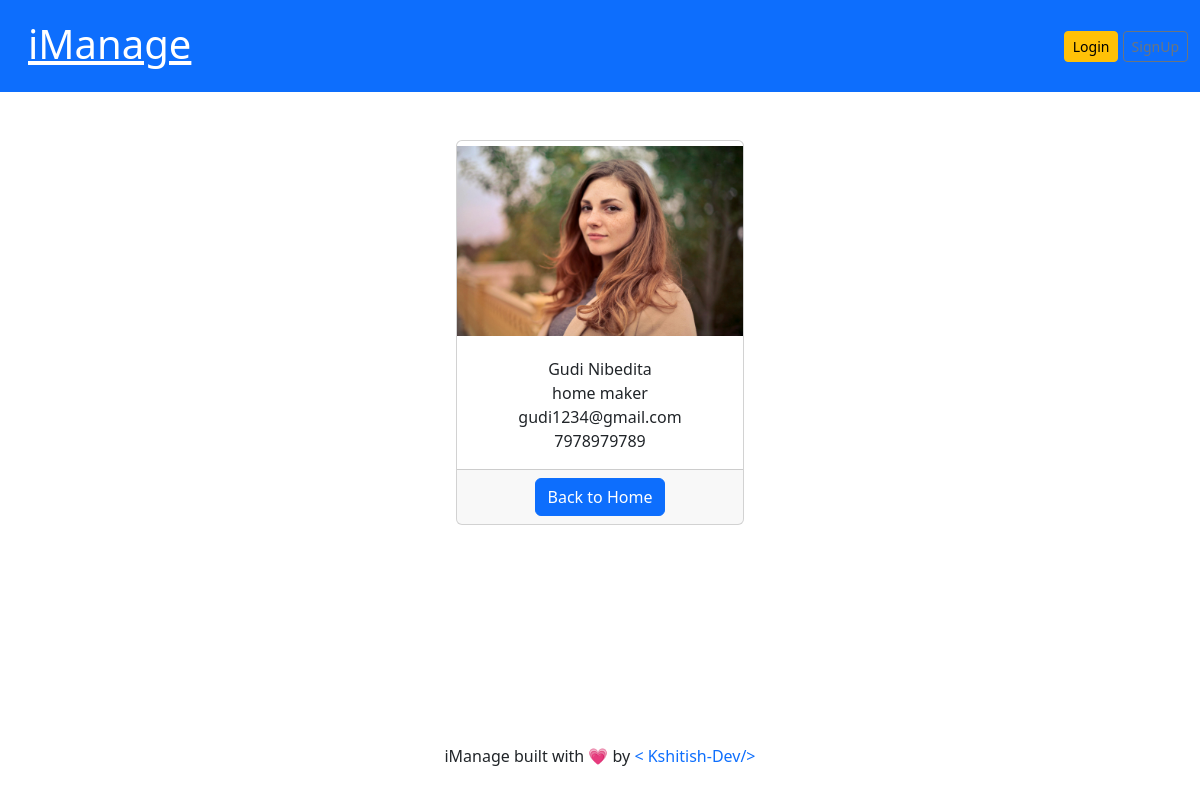
The app's page /employees/7/ with its own data.
### employees/models.py (models this page shows, shortened)
class  Employee(models.Model):
    first_name = models.CharField(max_length=100)
    last_name = models.CharField(max_length=100)
    photo = models.ImageField(upload_to='images')       #<-- this is media file
    designation = models.CharField(max_length=100)
    email_address = models.EmailField(max_length=100, unique=True)
    phone_number = models.CharField(max_length=12 , blank=True)
    created_at = models.DateTimeField(auto_now_add=True)
    updated_at = models.DateTimeField(auto_now=True)

### employees/views.py (the view)
# urls.py: path('<int:pk>/', views.employee_details, name='employee_details'),
def employee_details(request, pk):
    employee = get_object_or_404(Employee, pk=pk)
    context  = {
        'employee' : employee
    }
    return render(request, 'employee_details.html', context)

### templates/employee_details.html
{% extends 'base.html' %}
{% block content %}
    <div class="container pt-5">
      <div class="card mx-auto" style="width: 18rem;">
        <img class="card-img-top" src="{{employee.photo.url}}" alt="employee-photo" style="height: 200px; width: 100%; object-fit: contain; object-position: center;">        <div class="card-body text-center">
          <p class="card-text m-0">{{ employee.first_name }} {{ employee.last_name }} </p>
          <p class="card-text m-0">{{ employee.designation }} </p>
          <p class="card-text m-0">{{ employee.email_address }} </p>
          <p class="card-text m-0">{{ employee.phone_number }} </p>
        </div>
        <div class="card-footer text-center">
          <a href="{% url 'home' %}" class="btn btn-primary">Back to Home</a>
        </div>
      </div>
    </div>
{% endblock %}

### records on screen
Employee: photo (picture), first_name "Gudi", last_name "Nibedita", designation "home maker", email_address "gudi1234@gmail.com", phone_number "7978979789"
